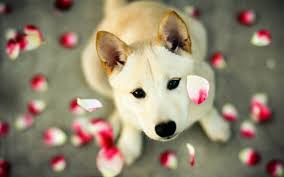
#> input picture Assignment 3/dog.jpg, 284 x 177 px
$ jupyter execute forParag.ipynb   (shell and % lines are left out)   (older library calls are emulated)
#> lines starting #> are read from the running program, lines starting #| are printed output that depends on the picture
[cell 1]
# Importing the necessary libraries
from scipy import ndimage, misc, stats
import numpy as np
import matplotlib
import matplotlib.pyplot as plt

import cv2

# Change window size

matplotlib.rcParams["figure.figsize"] = (15.0, 7.5)

# Utility functions for getting and showing images
def get_image(file):
#> called with file = 'dog.jpg'
    return np.matrix(ndimage.imread(file, mode = "L"))
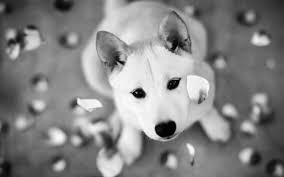
#> returned value: shape (177, 284); min 0, max 253, mean 132.5


def show_image(image):
    plt.imshow((image), cmap = 'Greys_r')

def save_image(file, mat):
    misc.imsave(file.split(".")[0] + "_processed.png", mat)

def get_levels(image, num_levels):
    output = [] # Initialize the output vector
    for i in range(num_levels):
        output.append(misc.imresize(image,
                                    (image.shape[0]/2**i,
                                     image.shape[1]/2**i))) # Shrink the image by 75% each time
    return output

def get_octave(image, num_layers, k):
    # Initialize the gaussian and difference of gaussian vectors
    gaussians = []
    diff_of_gaussians = []

    # Calculate the gaussians, multiplying sigma by k each time
    for i in xrange(1,num_layers+1):
        gaussians.append(ndimage.filters.gaussian_filter(image, k**i))

    # Calculate the difference of gaussians, and add a pixel intensity
    # offset of 128 to account for weird looping cases
    for j in xrange(num_layers-1):
        diff_of_gaussians.append(gaussians[j+1] - gaussians[j] + 128)
    return diff_of_gaussians

def get_pyramid(image, num_levels, num_layers, k):
#> called with num_levels = 3, num_layers = 5, k = 1.41
    pyramid = [] # Initialize the output

    levels = get_levels(image, num_levels) # Create the scale pyramid
#> after the loop in get_levels, `for i in range(num_levels):`: output = 3 items
#> levels = 3 items

    for l in levels: # Create the octave for each scale
        layers = get_octave(l, num_layers, k)
        pyramid.append(layers)
#> this loop made 3 passes
#> after the loop, pyramid = 3 items
    return pyramid

def get_keypoints(i1, i2, i3):
    maxima = []

    # Scan the image, with an offset of 1 for each border
    for x in range(1, i2.shape[0] - 1):
        for y in range(1, i2.shape[1] - 1):
            if is_maximum(i1,i2, i3, x, y):
                maxima.append([x,y])

    return maxima

def is_maximum(i1, i2, i3, x, y):
    pix = i2[x,y]
    middle_maxima = []

    # Find the indices of the maximum point in each layer
    bottom_max = np.unravel_index(i1[x-1:x+2, y-1:y+2].argmax(), (3,3))
    middle_max = np.unravel_index(i2[x-1:x+2, y-1:y+2].argmax(), (3,3))
    top_max = np.unravel_index(i3[x-1:x+2, y-1:y+2].argmax(), (3,3))

    # Check the bottom, middle and top layers for maxima
    if i1[bottom_max] >= pix or i2[middle_max] > pix or i3[top_max] >= pix:
        return False

    # If pix is the maxima, check for duplicates
    for i in range(0, 3):
        for j in range(0,3):
            if i2[x-1+i, y-1+j] == i2[middle_max]:
                middle_maxima.append([x-1+i, y-1+i])

    if len(middle_maxima) != 1:
        return False
    else:
        return True


def get_all_keypoints(pyramid):
    all_keypoints = [] # Initialize the output
    for l in pyramid: # Layers
        keypoint_level = []
        for i in xrange(1,len(l) - 1):
            keypoint_level.append(get_keypoints(l[i-1], l[i], l[i+1]))
        all_keypoints.append(keypoint_level)

    return all_keypoints

def draw_keypoints(im, keyp):
    x = [item[1] for item in keyp]
    y = [item[0] for item in keyp]
    plt.imshow(im, cmap = "Greys_r")
    plt.scatter(x, y, color = "yellow", marker = "+")
    plt.show()

[cell 2]
# Test image
image = get_image('dog.jpg')
plt.imshow((image), cmap = 'Greys_r')

# According to the paper, k should equal 2 * (1/s) where s is the number of layers in each octave
k = 2 ** (0.5)
p = get_pyramid(image, 3, 5, k)
#> p = 3 items
# Check that the get_all_keypoints function is working correctly
kp = get_all_keypoints(p)
#> the loop in get_all_keypoints, `for l in pyramid:` made 3 passes

[cell 3]
# Show a test image
draw_keypoints(p[0][1], kp[0][0])
#> in draw_keypoints, `plt.show()`:
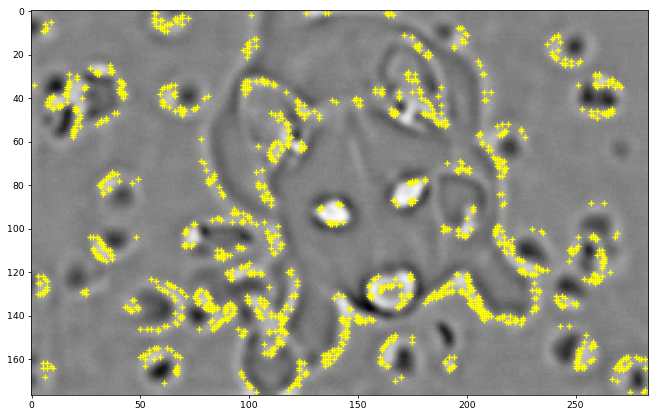
#> figure drawn by matplotlib, 1 panel
